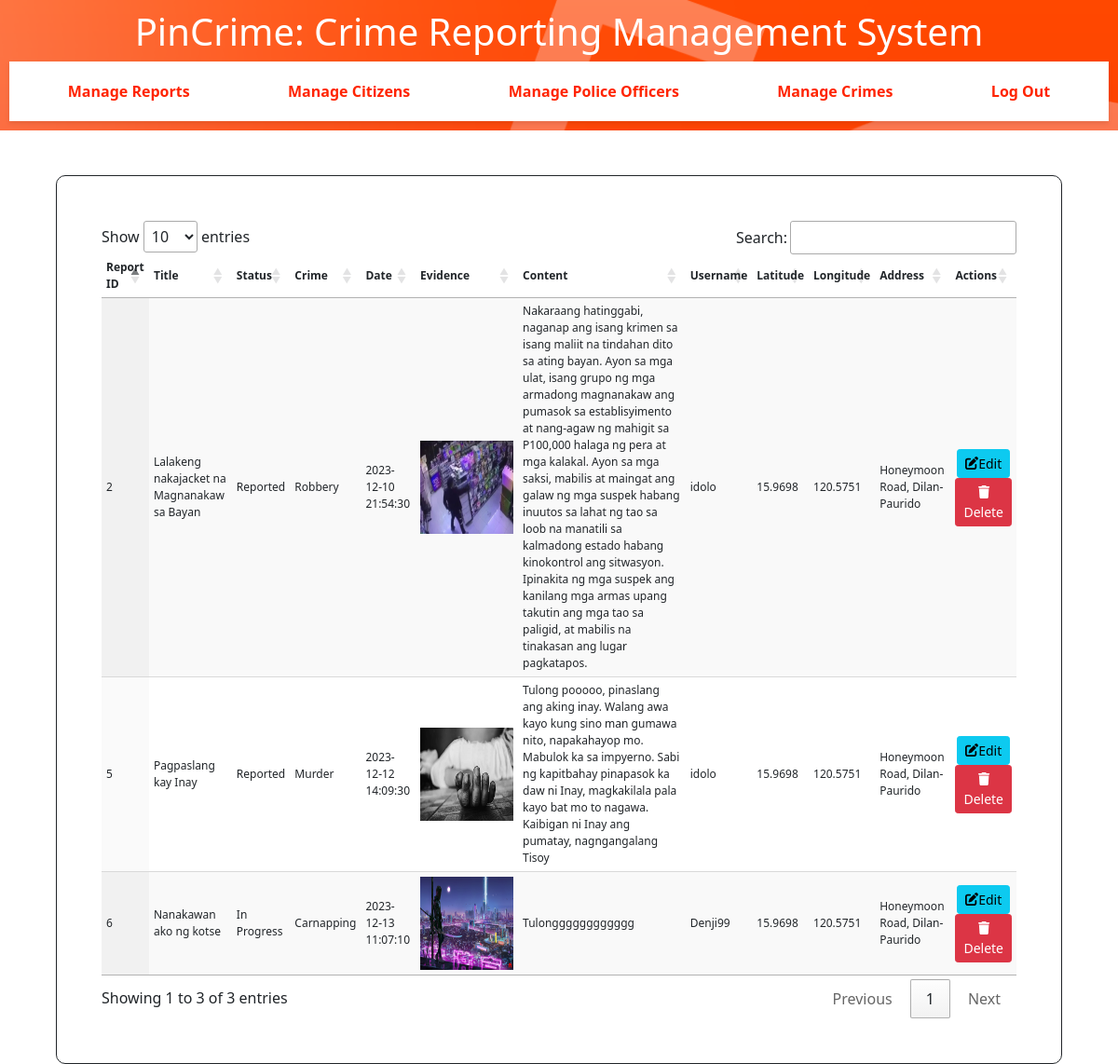
Screenshot of /admin_mng_reports.php (signed in) with the database file from the repository.
### tables this page shows
CREATE TABLE `report` (
  `reportID` int(11) NOT NULL,
  `title` varchar(50) NOT NULL,
  `status` varchar(15) NOT NULL,
  `crime` varchar(50) NOT NULL,
  `date` datetime NOT NULL,
  `pic_evidence` varchar(100) DEFAULT NULL,
  `content` varchar(600) NOT NULL,
  `username` varchar(20) NOT NULL,
  `latitude` double DEFAULT NULL,
  `longitude` double DEFAULT NULL,
  `address` varchar(150) NOT NULL
);

### admin_mng_reports.php (the view, shortened to what this page needs)
<?php
    if (isset($_SESSION['email']) && isset($_SESSION['username']) && isset($_SESSION['password'])) {
?>
<!DOCTYPE html>
<html lang="en">
<head>
    <link rel="stylesheet" type="text/css" href="admin.css">
    <link href="https://cdn.jsdelivr.net/npm/bootstrap@5.0.2/dist/css/bootstrap.min.css" rel="stylesheet">
    <link rel="stylesheet" href="https://cdn.datatables.net/1.10.25/css/jquery.dataTables.min.css">
</head>
<body>
    <?php
    require "admin_header.php";
    ?>
    <div class="container-md mt-5 p-5">
        <table id="reportsTable" class="display">
            <thead>
                <tr>
                    <th>Report ID</th>
                    <th>Title</th>
                    <th>Status</th>
                    <th>Crime</th>
                    <th>Date</th>
                    <th>Evidence</th>
                    <th>Content</th>
                    <th>Username</th>
                    <th>Latitude</th>
                    <th>Longitude</th>
                    <th>Address</th>
                    <th>Actions</th>
                </tr>
            </thead>
            <tbody>
                <?php
                    require "conn.php";
                    $query = "SELECT * FROM report";
                    $result = $conn->query($query);
                    while ($row = $result->fetch_assoc()) {
                ?>
                    <tr>
                        <td><?php echo $row['reportID'] ?></td>
                        <td><?php echo $row['title'] ?></td>
                        <td><?php echo $row['status'] ?></td>
                        <td><?php echo $row['crime'] ?></td>
                        <td><?php echo $row['date'] ?></td>
                        <td><img src="<?php echo $row['pic_evidence']?>" style="height: 100px; width: 100px;"></td>
                        <td><?php echo $row['content'] ?></td>
                        <td><?php echo $row['username'] ?></td>
                        <td><?php echo $row['latitude'] ?></td>
                        <td><?php echo $row['longitude'] ?></td>
                        <td><?php echo $row['address'] ?></td>
                        <td class="text-center">
                            <a href="admin_report_update.php?reportID=<?php echo $row['reportID']?>" class="btn btn-info btn-sm"><i class="fas fa-edit"></i>Edit</a><br>
                            <a href="admin_delete.php?reportID=<?php echo $row['reportID']?>" onclick="return confirm('Are you sure you want to delete?')" class="btn btn-danger btn-sm"><i class="fas fa-trash"></i>Delete</a>
                        </td>
                    </tr>
                <?php
                }
                ?>
            </tbody>
        </table>
    </div>
</body>
</html>
<?php
} else {
    header("Location:invalid.php");
}
?>

### admin_mng_reports.php (style rules this page uses)
.container-md { border-style: solid; border-width: 1px; border-radius: 10px; padding: 20px; width: 90%; margin: auto; }
#reportsTable { font-size: 12px; width: 100%; }
#reportsTable th, #reportsTable td { padding: 5px; }

### rows the page displays
report: reportID "2", title "Lalakeng nakajacket na Magnanakaw sa Bayan", status "Reported", crime "Robbery", date "2023-12-10 21:54:30", pic_evidence (picture), content "Nakaraang hatinggabi, naganap ang isang krimen sa isang maliit na tindahan dito sa ating bayan. Ayon sa mga ulat, isang grupo ng mga armadong magnanakaw ang pumasok sa establisyimento at nang-agaw ng mahigit sa P100,000 halaga ng pera at mga kalakal. Ayon sa mga saksi, mabilis at maingat ang galaw ng mga suspek habang inuutos sa lahat ng tao sa loob na manatili sa kalmadong estado habang kinokontrol ang sitwasyon. Ipinakita ng mga suspek ang kanilang mga armas upang takutin ang mga tao sa paligid, at mabilis na tinakasan ang lugar pagkatapos.", username "idolo", latitude "15.9698", longitude "120.5751", address "Honeymoon Road, Dilan-Paurido"
report: reportID "5", title "Pagpaslang kay Inay", status "Reported", crime "Murder", date "2023-12-12 14:09:30", pic_evidence (picture), content "Tulong pooooo, pinaslang ang aking inay. Walang awa kayo kung sino man gumawa nito, napakahayop mo. Mabulok ka sa impyerno. Sabi ng kapitbahay pinapasok ka daw ni Inay, magkakilala pala kayo bat mo to nagawa. Kaibigan ni Inay ang pumatay, nagngangalang Tisoy", username "idolo", latitude "15.9698", longitude "120.5751", address "Honeymoon Road, Dilan-Paurido"
report: reportID "6", title "Nanakawan ako ng kotse", status "In Progress", crime "Carnapping", date "2023-12-13 11:07:10", pic_evidence (picture), content "Tulongggggggggggg", username "Denji99", latitude "15.9698", longitude "120.5751", address "Honeymoon Road, Dilan-Paurido"
